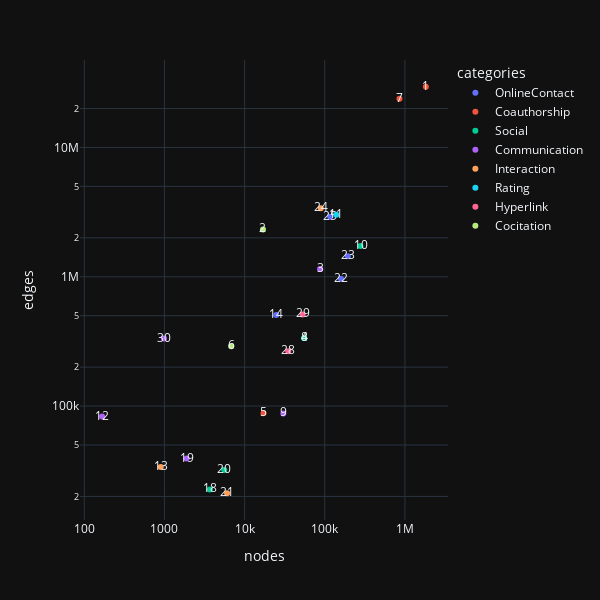

Notebook cell for this chart:
### Code cell
fig = df.plot.scatter(
  x='nodes', y='edges', backend='plotly', text='index', color='categories',
  hover_name='label', hover_data={'index': True, 'edges': ':,', 'nodes': ':,'}, 
  log_x=True, log_y=True, width=600, height=600, template='plotly_dark')
fig.update_layout(hovermode="closest")
fig

### Figure 1 — Plotly figure (JSON) as saved in the notebook; plotly's stock layout.template omitted (floating-point values rounded to 4 significant figures)
{"data": [{"customdata": [[25], [23], [22], [14]], "hovertemplate": "<b>%{hovertext}</b><br><br>categories=OnlineContact<br>nodes=%{x:,}<br>edges=%{y:,}<br>index=%{customdata[0]}<extra></extra>", "hovertext": ["wikiconflict", "sx-superuser", "sx-askubuntu", "sx-mathoverflow"], "legendgroup": "OnlineContact", "marker": {"color": "#636efa", "symbol": "circle"}, "mode": "markers+text", "name": "OnlineContact", "orientation": "v", "showlegend": true, "text": [25, 23, 22, 14], "type": "scatter", "x": [116836, 194085, 159316, 24818], "xaxis": "x", "y": [2917785, 1443339, 964437, 506550], "yaxis": "y"}, {"customdata": [[7], [1], [5]], "hovertemplate": "<b>%{hovertext}</b><br><br>categories=Coauthorship<br>nodes=%{x:,}<br>edges=%{y:,}<br>index=%{customdata[0]}<extra></extra>", "hovertext": ["AMiner", "dblp_coauthor", "condmat"], "legendgroup": "Coauthorship", "marker": {"color": "#EF553B", "symbol": "circle"}, "mode": "markers+text", "name": "Coauthorship", "orientation": "v", "showlegend": true, "text": [7, 1, 5], "type": "scatter", "x": [855165, 1824701, 17218], "xaxis": "x", "y": [23787273, 29487744, 88090], "yaxis": "y"}, {"customdata": [[4], [10], [8], [18], [20]], "hovertemplate": "<b>%{hovertext}</b><br><br>categories=Social<br>nodes=%{x:,}<br>edges=%{y:,}<br>index=%{customdata[0]}<extra></extra>", "hovertext": ["facebook-wosn-wall", "digg-friends", "facebook-wosn-links", "soc-sign-bitcoinalpha", "soc-sign-bitcoinotc"], "legendgroup": "Social", "marker": {"color": "#00cc96", "symbol": "circle"}, "mode": "markers+text", "name": "Social", "orientation": "v", "showlegend": true, "text": [4, 10, 8, 18, 20], "type": "scatter", "x": [55387, 279374, 55387, 3683, 5573], "xaxis": "x", "y": [335708, 1729983, 335708, 22650, 32029], "yaxis": "y"}, {"customdata": [[12], [30], [3], [19], [9]], "hovertemplate": "<b>%{hovertext}</b><br><br>categories=Communication<br>nodes=%{x:,}<br>edges=%{y:,}<br>index=%{customdata[0]}<extra></extra>", "hovertext": ["radoslaw-email", "email-Eu-core-temporal", "enron", "dnc-temporalGraph", "digg-reply"], "legendgroup": "Communication", "marker": {"color": "#ab63fa", "symbol": "circle"}, "mode": "markers+text", "name": "Communication", "orientation": "v", "showlegend": true, "text": [12, 30, 3, 19, 9], "type": "scatter", "x": [167, 986, 87273, 1891, 30398], "xaxis": "x", "y": [82927, 332334, 1148072, 39264, 87627], "yaxis": "y"}, {"customdata": [[24], [21], [13]], "hovertemplate": "<b>%{hovertext}</b><br><br>categories=Interaction<br>nodes=%{x:,}<br>edges=%{y:,}<br>index=%{customdata[0]}<extra></extra>", "hovertext": ["prosper-loans", "chess", "opsahl-ucforum"], "legendgroup": "Interaction", "marker": {"color": "#FFA15A", "symbol": "circle"}, "mode": "markers+text", "name": "Interaction", "orientation": "v", "showlegend": true, "text": [24, 21, 13], "type": "scatter", "x": [89269, 6050, 899], "xaxis": "x", "y": [3394979, 21163, 33720], "yaxis": "y"}, {"customdata": [[11]], "hovertemplate": "<b>%{hovertext}</b><br><br>categories=Rating<br>nodes=%{x:,}<br>edges=%{y:,}<br>index=%{customdata[0]}<extra></extra>", "hovertext": ["digg-votes"], "legendgroup": "Rating", "marker": {"color": "#19d3f3", "symbol": "circle"}, "mode": "markers+text", "name": "Rating", "orientation": "v", "showlegend": true, "text": [11], "type": "scatter", "x": [139409], "xaxis": "x", "y": [3018197], "yaxis": "y"}, {"customdata": [[28], [29]], "hovertemplate": "<b>%{hovertext}</b><br><br>categories=Hyperlink<br>nodes=%{x:,}<br>edges=%{y:,}<br>index=%{customdata[0]}<extra></extra>", "hovertext": ["soc-RedditHyperlinks-body", "soc-RedditHyperlinks-title"], "legendgroup": "Hyperlink", "marker": {"color": "#FF6692", "symbol": "circle"}, "mode": "markers+text", "name": "Hyperlink", "orientation": "v", "showlegend": true, "text": [28, 29], "type": "scatter", "x": [35010, 53018], "xaxis": "x", "y": [265491, 510787], "yaxis": "y"}, {"customdata": [[6], [2]], "hovertemplate": "<b>%{hovertext}</b><br><br>categories=Cocitation<br>nodes=%{x:,}<br>edges=%{y:,}<br>index=%{customdata[0]}<extra></extra>", "hovertext": ["ca-cit-Hep-Th", "ca-cit-HepPh"], "legendgroup": "Cocitation", "marker": {"color": "#B6E880", "symbol": "circle"}, "mode": "markers+text", "name": "Cocitation", "orientation": "v", "showlegend": true, "text": [6, 2], "type": "scatter", "x": [6798, 16959], "xaxis": "x", "y": [290597, 2322259], "yaxis": "y"}], "layout": {"height": 600, "hovermode": "closest", "legend": {"title": {"text": "categories"}, "tracegroupgap": 0}, "margin": {"t": 60}, "width": 600, "xaxis": {"anchor": "y", "autorange": true, "domain": [0, 1], "range": [1.945, 6.538], "title": {"text": "nodes"}, "type": "log"}, "yaxis": {"anchor": "x", "autorange": true, "domain": [0, 1], "range": [4.119, 7.677], "title": {"text": "edges"}, "type": "log"}}}
